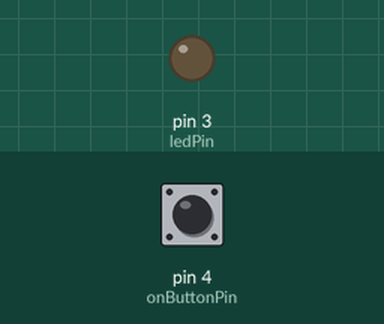
The sketch below on a simulated Arduino Uno, built with avr-gcc and run on an emulated ATmega328P. Shown: output pins drawn as LEDs (lit = HIGH). Dashed ring = blinking. Inputs (shaded band) come from the test bench; at power-on: pin 4 (onButtonPin) HIGH.

Above: at 1.2 s.
1.3 s: pin 4 (onButtonPin) pulled LOW for 0.15 s
At 2.8 s:
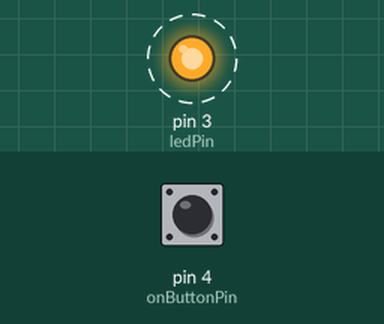
Timing chart, 0 to 9.2 s (numbered marks = the images above; inputs shaded):
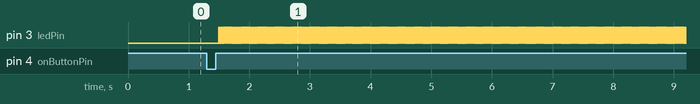

Measured:
- after the input at 1.3 s, pin 3 (ledPin): alternates HIGH for 0.01 s and LOW for 0.01 s, starting after 0.19 s

The sketch:

Arduino_Nano.ino
```cpp
const int ledPin = 3; // Define the PWM capable pin connected to the LED
const int onButtonPin = 4; // Define the pin for the button to increase brightness
const unsigned long blinkInterval = 12.5; // 12.5 milliseconds (40Hz)
unsigned long previousMillis = 0; // Store the last time the LED state was changed
int brightness = 0; // Start withan  initial brightness of 128


// Debouncing variables
unsigned long lastDebounceTime = 0; // Stores the last time a button state change was detected
bool buttonState = HIGH; // Current state of the button
bool lastButtonState = HIGH; // Previous state of the button
const unsigned long debounceDelay = 50; // Debounce delay in milliseconds


void setup() {
  pinMode(ledPin, OUTPUT); // Set the LED pin as an OUTPUT
  pinMode(onButtonPin, INPUT_PULLUP); // Set the increase button pin as input with pull-up resistor
}

void loop() {
  unsigned long currentMillis = millis(); // Get the current time

  // Check if it's time to change the LED state
  previousMillis = currentMillis; // Save the last time the LED state was changed


  analogWrite(ledPin, brightness); // Set LED brightness
  delay(12.5); // Delay for 1/40 second
  analogWrite(ledPin, 0); // brightnessTurn off the LED
  delay(12.5); // Delay for another 1/40 second

  // Read the button input with debounce
  int reading = digitalRead(onButtonPin);

  // If the button state has changed, update the last debounce time
  if (reading != lastButtonState) {
    lastDebounceTime = currentMillis;
  }

  // If enough time has passed, consider the button state stable
  if ((currentMillis - lastDebounceTime) > debounceDelay) {
    // If the button state has changed, update the button state
    if (reading != buttonState) {
      buttonState = reading;

      // If the button is pressed (LOW), do something (e.g., increase brightness)
        // Check the increase button
      if (digitalRead(onButtonPin) == LOW) {
        // brightness = min(255, brightness + 5); // Increase brightness
        if (brightness == 0){
            brightness = 255;
            delay(100);
        }
        else {
          brightness = 0;
          delay(100);
        }
      }

    }
  }
  // Update the last button state
  lastButtonState = reading;
}
```
